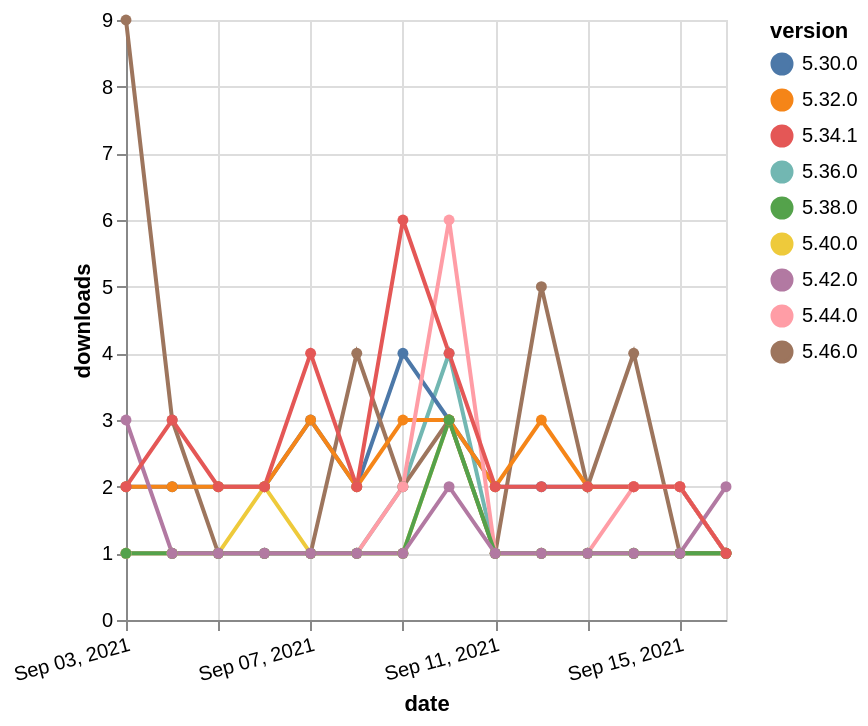

Write a Vega-Lite specification for this figure.
### Vega-Lite specification from a JSON file in a GitHub repository (floating-point values rounded to 4 significant figures)
{"$schema": "https://vega.github.io/schema/vega-lite/v5.json", "description": "A simple bar chart with embedded data.", "data": {"values": [{"date": "2021-09-03", "total": 604, "delta": 1, "version": "5.36.0"}, {"date": "2021-09-04", "total": 605, "delta": 1, "version": "5.36.0"}, {"date": "2021-09-05", "total": 606, "delta": 1, "version": "5.36.0"}, {"date": "2021-09-06", "total": 607, "delta": 1, "version": "5.36.0"}, {"date": "2021-09-07", "total": 608, "delta": 1, "version": "5.36.0"}, {"date": "2021-09-08", "total": 609, "delta": 1, "version": "5.36.0"}, {"date": "2021-09-09", "total": 611, "delta": 2, "version": "5.36.0"}, {"date": "2021-09-10", "total": 615, "delta": 4, "version": "5.36.0"}, {"date": "2021-09-11", "total": 616, "delta": 1, "version": "5.36.0"}, {"date": "2021-09-12", "total": 617, "delta": 1, "version": "5.36.0"}, {"date": "2021-09-13", "total": 618, "delta": 1, "version": "5.36.0"}, {"date": "2021-09-14", "total": 619, "delta": 1, "version": "5.36.0"}, {"date": "2021-09-15", "total": 620, "delta": 1, "version": "5.36.0"}, {"date": "2021-09-16", "total": 621, "delta": 1, "version": "5.36.0"}, {"date": "2021-09-03", "total": 312, "delta": 1, "version": "5.40.0"}, {"date": "2021-09-04", "total": 313, "delta": 1, "version": "5.40.0"}, {"date": "2021-09-05", "total": 314, "delta": 1, "version": "5.40.0"}, {"date": "2021-09-06", "total": 316, "delta": 2, "version": "5.40.0"}, {"date": "2021-09-07", "total": 317, "delta": 1, "version": "5.40.0"}, {"date": "2021-09-08", "total": 318, "delta": 1, "version": "5.40.0"}, {"date": "2021-09-09", "total": 319, "delta": 1, "version": "5.40.0"}, {"date": "2021-09-10", "total": 322, "delta": 3, "version": "5.40.0"}, {"date": "2021-09-11", "total": 323, "delta": 1, "version": "5.40.0"}, {"date": "2021-09-12", "total": 324, "delta": 1, "version": "5.40.0"}, {"date": "2021-09-13", "total": 325, "delta": 1, "version": "5.40.0"}, {"date": "2021-09-14", "total": 326, "delta": 1, "version": "5.40.0"}, {"date": "2021-09-15", "total": 327, "delta": 1, "version": "5.40.0"}, {"date": "2021-09-16", "total": 328, "delta": 1, "version": "5.40.0"}, {"date": "2021-09-03", "total": 2741, "delta": 2, "version": "5.30.0"}, {"date": "2021-09-04", "total": 2743, "delta": 2, "version": "5.30.0"}, {"date": "2021-09-05", "total": 2745, "delta": 2, "version": "5.30.0"}, {"date": "2021-09-06", "total": 2747, "delta": 2, "version": "5.30.0"}, {"date": "2021-09-07", "total": 2750, "delta": 3, "version": "5.30.0"}, {"date": "2021-09-08", "total": 2752, "delta": 2, "version": "5.30.0"}, {"date": "2021-09-09", "total": 2756, "delta": 4, "version": "5.30.0"}, {"date": "2021-09-10", "total": 2759, "delta": 3, "version": "5.30.0"}, {"date": "2021-09-11", "total": 2761, "delta": 2, "version": "5.30.0"}, {"date": "2021-09-12", "total": 2763, "delta": 2, "version": "5.30.0"}, {"date": "2021-09-13", "total": 2765, "delta": 2, "version": "5.30.0"}, {"date": "2021-09-14", "total": 2767, "delta": 2, "version": "5.30.0"}, {"date": "2021-09-15", "total": 2769, "delta": 2, "version": "5.30.0"}, {"date": "2021-09-16", "total": 2770, "delta": 1, "version": "5.30.0"}, {"date": "2021-09-03", "total": 196, "delta": 9, "version": "5.46.0"}, {"date": "2021-09-04", "total": 199, "delta": 3, "version": "5.46.0"}, {"date": "2021-09-05", "total": 200, "delta": 1, "version": "5.46.0"}, {"date": "2021-09-06", "total": 201, "delta": 1, "version": "5.46.0"}, {"date": "2021-09-07", "total": 202, "delta": 1, "version": "5.46.0"}, {"date": "2021-09-08", "total": 206, "delta": 4, "version": "5.46.0"}, {"date": "2021-09-09", "total": 208, "delta": 2, "version": "5.46.0"}, {"date": "2021-09-10", "total": 211, "delta": 3, "version": "5.46.0"}, {"date": "2021-09-11", "total": 212, "delta": 1, "version": "5.46.0"}, {"date": "2021-09-12", "total": 217, "delta": 5, "version": "5.46.0"}, {"date": "2021-09-13", "total": 219, "delta": 2, "version": "5.46.0"}, {"date": "2021-09-14", "total": 223, "delta": 4, "version": "5.46.0"}, {"date": "2021-09-15", "total": 224, "delta": 1, "version": "5.46.0"}, {"date": "2021-09-16", "total": 225, "delta": 1, "version": "5.46.0"}, {"date": "2021-09-03", "total": 2739, "delta": 2, "version": "5.32.0"}, {"date": "2021-09-04", "total": 2741, "delta": 2, "version": "5.32.0"}, {"date": "2021-09-05", "total": 2743, "delta": 2, "version": "5.32.0"}, {"date": "2021-09-06", "total": 2745, "delta": 2, "version": "5.32.0"}, {"date": "2021-09-07", "total": 2748, "delta": 3, "version": "5.32.0"}, {"date": "2021-09-08", "total": 2750, "delta": 2, "version": "5.32.0"}, {"date": "2021-09-09", "total": 2753, "delta": 3, "version": "5.32.0"}, {"date": "2021-09-10", "total": 2756, "delta": 3, "version": "5.32.0"}, {"date": "2021-09-11", "total": 2758, "delta": 2, "version": "5.32.0"}, {"date": "2021-09-12", "total": 2761, "delta": 3, "version": "5.32.0"}, {"date": "2021-09-13", "total": 2763, "delta": 2, "version": "5.32.0"}, {"date": "2021-09-14", "total": 2765, "delta": 2, "version": "5.32.0"}, {"date": "2021-09-15", "total": 2767, "delta": 2, "version": "5.32.0"}, {"date": "2021-09-16", "total": 2768, "delta": 1, "version": "5.32.0"}, {"date": "2021-09-03", "total": 408, "delta": 1, "version": "5.44.0"}, {"date": "2021-09-04", "total": 409, "delta": 1, "version": "5.44.0"}, {"date": "2021-09-05", "total": 410, "delta": 1, "version": "5.44.0"}, {"date": "2021-09-06", "total": 411, "delta": 1, "version": "5.44.0"}, {"date": "2021-09-07", "total": 412, "delta": 1, "version": "5.44.0"}, {"date": "2021-09-08", "total": 413, "delta": 1, "version": "5.44.0"}, {"date": "2021-09-09", "total": 415, "delta": 2, "version": "5.44.0"}, {"date": "2021-09-10", "total": 421, "delta": 6, "version": "5.44.0"}, {"date": "2021-09-11", "total": 422, "delta": 1, "version": "5.44.0"}, {"date": "2021-09-12", "total": 423, "delta": 1, "version": "5.44.0"}, {"date": "2021-09-13", "total": 424, "delta": 1, "version": "5.44.0"}, {"date": "2021-09-14", "total": 426, "delta": 2, "version": "5.44.0"}, {"date": "2021-09-15", "total": 428, "delta": 2, "version": "5.44.0"}, {"date": "2021-09-16", "total": 429, "delta": 1, "version": "5.44.0"}, {"date": "2021-09-03", "total": 255, "delta": 1, "version": "5.38.0"}, {"date": "2021-09-04", "total": 256, "delta": 1, "version": "5.38.0"}, {"date": "2021-09-05", "total": 257, "delta": 1, "version": "5.38.0"}, {"date": "2021-09-06", "total": 258, "delta": 1, "version": "5.38.0"}, {"date": "2021-09-07", "total": 259, "delta": 1, "version": "5.38.0"}, {"date": "2021-09-08", "total": 260, "delta": 1, "version": "5.38.0"}, {"date": "2021-09-09", "total": 261, "delta": 1, "version": "5.38.0"}, {"date": "2021-09-10", "total": 264, "delta": 3, "version": "5.38.0"}, {"date": "2021-09-11", "total": 265, "delta": 1, "version": "5.38.0"}, {"date": "2021-09-12", "total": 266, "delta": 1, "version": "5.38.0"}, {"date": "2021-09-13", "total": 267, "delta": 1, "version": "5.38.0"}, {"date": "2021-09-14", "total": 268, "delta": 1, "version": "5.38.0"}, {"date": "2021-09-15", "total": 269, "delta": 1, "version": "5.38.0"}, {"date": "2021-09-16", "total": 270, "delta": 1, "version": "5.38.0"}, {"date": "2021-09-03", "total": 207, "delta": 3, "version": "5.42.0"}, {"date": "2021-09-04", "total": 208, "delta": 1, "version": "5.42.0"}, {"date": "2021-09-05", "total": 209, "delta": 1, "version": "5.42.0"}, {"date": "2021-09-06", "total": 210, "delta": 1, "version": "5.42.0"}, {"date": "2021-09-07", "total": 211, "delta": 1, "version": "5.42.0"}, {"date": "2021-09-08", "total": 212, "delta": 1, "version": "5.42.0"}, {"date": "2021-09-09", "total": 213, "delta": 1, "version": "5.42.0"}, {"date": "2021-09-10", "total": 215, "delta": 2, "version": "5.42.0"}, {"date": "2021-09-11", "total": 216, "delta": 1, "version": "5.42.0"}, {"date": "2021-09-12", "total": 217, "delta": 1, "version": "5.42.0"}, {"date": "2021-09-13", "total": 218, "delta": 1, "version": "5.42.0"}, {"date": "2021-09-14", "total": 219, "delta": 1, "version": "5.42.0"}, {"date": "2021-09-15", "total": 220, "delta": 1, "version": "5.42.0"}, {"date": "2021-09-16", "total": 222, "delta": 2, "version": "5.42.0"}, {"date": "2021-09-03", "total": 2718, "delta": 2, "version": "5.34.1"}, {"date": "2021-09-04", "total": 2721, "delta": 3, "version": "5.34.1"}, {"date": "2021-09-05", "total": 2723, "delta": 2, "version": "5.34.1"}, {"date": "2021-09-06", "total": 2725, "delta": 2, "version": "5.34.1"}, {"date": "2021-09-07", "total": 2729, "delta": 4, "version": "5.34.1"}, {"date": "2021-09-08", "total": 2731, "delta": 2, "version": "5.34.1"}, {"date": "2021-09-09", "total": 2737, "delta": 6, "version": "5.34.1"}, {"date": "2021-09-10", "total": 2741, "delta": 4, "version": "5.34.1"}, {"date": "2021-09-11", "total": 2743, "delta": 2, "version": "5.34.1"}, {"date": "2021-09-12", "total": 2745, "delta": 2, "version": "5.34.1"}, {"date": "2021-09-13", "total": 2747, "delta": 2, "version": "5.34.1"}, {"date": "2021-09-14", "total": 2749, "delta": 2, "version": "5.34.1"}, {"date": "2021-09-15", "total": 2751, "delta": 2, "version": "5.34.1"}, {"date": "2021-09-16", "total": 2752, "delta": 1, "version": "5.34.1"}]}, "width": "container", "mark": {"type": "line", "point": {"filled": true}}, "encoding": {"x": {"field": "date", "type": "temporal", "timeUnit": "yearmonthdate", "title": "date", "axis": {"labelAngle": -15}}, "y": {"field": "delta", "type": "quantitative", "title": "downloads"}, "color": {"field": "version", "type": "nominal"}, "tooltip": {"field": "delta"}}}
